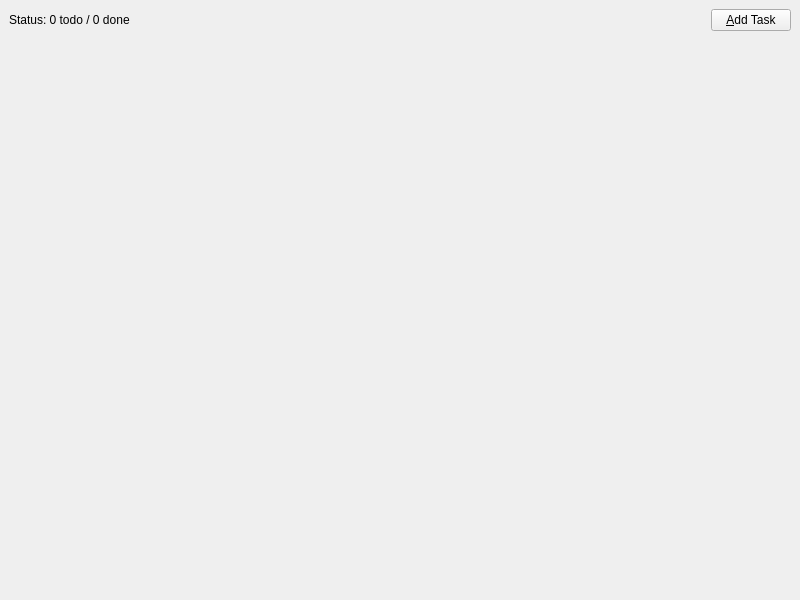
<?xml version="1.0" encoding="UTF-8"?>
<ui version="4.0">
 <class>MainWindow</class>
 <widget class="QMainWindow" name="MainWindow">
  <property name="geometry">
   <rect>
    <x>0</x>
    <y>0</y>
    <width>800</width>
    <height>600</height>
   </rect>
  </property>
  <property name="windowTitle">
   <string>MainWindow</string>
  </property>
  <widget class="QWidget" name="centralwidget">
   <layout class="QVBoxLayout" name="verticalLayout">
    <item>
     <layout class="QHBoxLayout" name="todobarLayout">
      <item>
       <widget class="QLabel" name="statusLabel">
        <property name="text">
         <string>Status: 0 todo / 0 done</string>
        </property>
       </widget>
      </item>
      <item>
       <spacer name="horizontalSpacer">
        <property name="orientation">
         <enum>Qt::Horizontal</enum>
        </property>
        <property name="sizeHint" stdset="0">
         <size>
          <width>40</width>
          <height>20</height>
         </size>
        </property>
       </spacer>
      </item>
      <item>
       <widget class="QPushButton" name="addTaskButton">
        <property name="text">
         <string>&amp;Add Task</string>
        </property>
       </widget>
      </item>
     </layout>
    </item>
    <item>
     <layout class="QVBoxLayout" name="tasksLayout"/>
    </item>
    <item>
     <spacer name="verticalSpacer">
      <property name="orientation">
       <enum>Qt::Vertical</enum>
      </property>
      <property name="sizeHint" stdset="0">
       <size>
        <width>20</width>
        <height>40</height>
       </size>
      </property>
     </spacer>
    </item>
   </layout>
  </widget>
  <action name="actionSave">
   <property name="text">
    <string>&amp;Save...</string>
   </property>
   <property name="shortcut">
    <string>Ctrl+S</string>
   </property>
  </action>
  <action name="actionOpen">
   <property name="text">
    <string>&amp;Open...</string>
   </property>
   <property name="shortcut">
    <string>Ctrl+O</string>
   </property>
  </action>
  <action name="actionExit">
   <property name="text">
    <string>E&amp;xit</string>
   </property>
  </action>
 </widget>
 <resources/>
 <connections/>
</ui>
